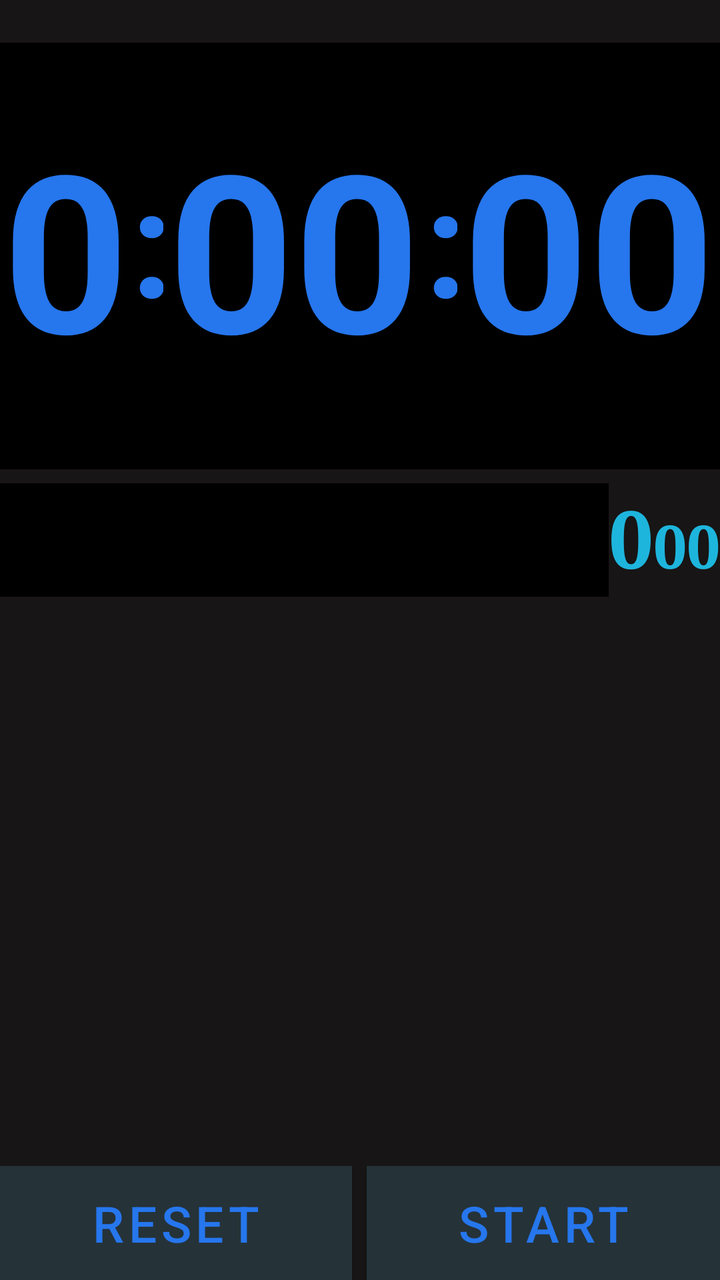
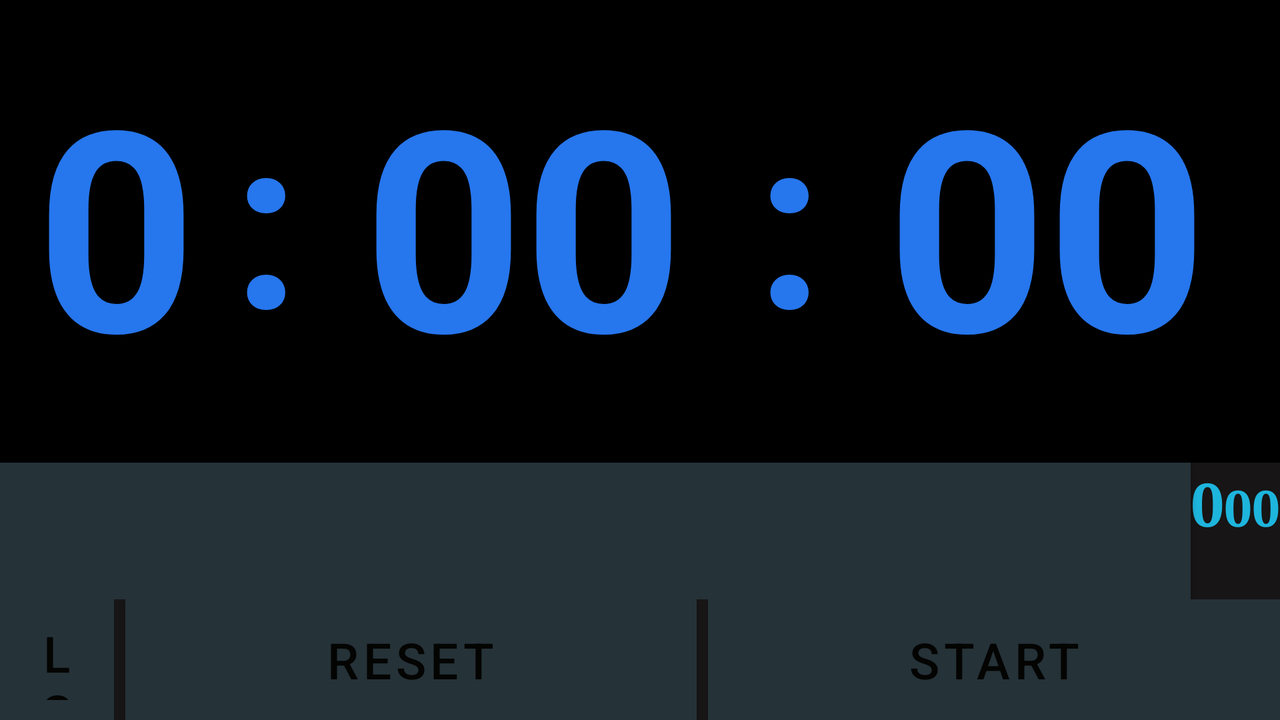

Compare how this app lays out the same screen by default and in its alternative resource folder. The renders come first, then the two layout files and the values they reference.
<!-- AndroidManifest.xml: application theme AppTheme -->
<!-- res/layout/stopwatch_fragment.xml -->
<?xml version="1.0" encoding="utf-8"?>
<layout xmlns:android="http://schemas.android.com/apk/res/android"
    xmlns:app="http://schemas.android.com/apk/res-auto"
    xmlns:tools="http://schemas.android.com/tools">

    <LinearLayout

        android:layout_width="fill_parent"
        android:layout_height="fill_parent"
        android:background="@color/Dbg"
        android:orientation="vertical">

        <TextView
            android:layout_width="match_parent"
            android:layout_height="0dp"
            android:layout_weight="3" />

        <LinearLayout
            android:id="@+id/theme2darklinearlayout"
            android:layout_width="fill_parent"
            android:layout_height="0dp"
            android:layout_weight="30"
            android:background="@color/Dml"
            android:orientation="horizontal">

            <TextView
                android:id="@+id/hours"
                android:layout_width="0dp"
                android:layout_height="match_parent"
                android:layout_weight="4"
                android:gravity="center"
                android:paddingBottom="9dp"
                android:text="0"
                android:textAppearance="?android:attr/textAppearanceLarge"
                android:textColor="@color/Dmt"
                android:textSize="@dimen/maintextsz"
                android:textStyle="bold"
                android:typeface="sans" />

            <TextView
                android:id="@+id/theme2darkdot1"
                android:layout_width="0dp"
                android:layout_height="match_parent"
                android:layout_weight="1"
                android:gravity="left|center_vertical"
                android:paddingBottom="17dp"
                android:text=":"
                android:textAppearance="?android:attr/textAppearanceLarge"
                android:textColor="@color/Dmt"
                android:textSize="@dimen/dot"
                android:textStyle="bold"
                android:typeface="sans" />

            <TextView
                android:id="@+id/min_tens"
                android:layout_width="0dp"
                android:layout_height="match_parent"
                android:layout_weight="4"
                android:gravity="right|center_vertical"
                android:paddingBottom="9dp"
                android:text="0"
                android:textAppearance="?android:attr/textAppearanceLarge"
                android:textColor="@color/Dmt"
                android:textSize="@dimen/maintextsz"
                android:textStyle="bold"
                android:typeface="sans" />

            <TextView
                android:id="@+id/min_unit"
                android:layout_width="0dp"
                android:layout_height="match_parent"
                android:layout_weight="4"
                android:gravity="left|center_vertical"
                android:paddingBottom="9dp"
                android:text="0"
                android:textAppearance="?android:attr/textAppearanceLarge"
                android:textColor="@color/Dmt"
                android:textSize="@dimen/maintextsz"
                android:textStyle="normal|bold"
                android:typeface="sans" />

            <TextView
                android:id="@+id/theme2darkdot2"
                android:layout_width="0dp"
                android:layout_height="match_parent"
                android:layout_weight="1"
                android:gravity="left|center_vertical"
                android:paddingBottom="17dp"
                android:text=":"
                android:textAppearance="?android:attr/textAppearanceLarge"
                android:textColor="@color/Dmt"
                android:textSize="@dimen/dot"
                android:textStyle="bold"
                android:typeface="sans" />

            <TextView
                android:id="@+id/sec_tens"
                android:layout_width="0dp"
                android:layout_height="match_parent"
                android:layout_weight="4"
                android:gravity="right|center_vertical"
                android:paddingBottom="9dp"
                android:text="0"
                android:textAppearance="?android:attr/textAppearanceLarge"
                android:textColor="@color/Dmt"
                android:textSize="@dimen/maintextsz"
                android:textStyle="bold"
                android:typeface="sans" />

            <TextView
                android:id="@+id/sec_unit"
                android:layout_width="0dp"
                android:layout_height="match_parent"
                android:layout_weight="4"
                android:gravity="left|center_vertical"
                android:paddingBottom="9dp"
                android:text="0"
                android:textAppearance="?android:attr/textAppearanceLarge"
                android:textColor="@color/Dmt"
                android:textSize="@dimen/maintextsz"
                android:textStyle="normal|bold"
                android:typeface="sans" />

        </LinearLayout>

        <TextView
            android:id="@+id/textView6"
            android:layout_width="match_parent"
            android:layout_height="0dp"
            android:layout_weight="1" />

        <LinearLayout
            android:layout_width="fill_parent"
            android:layout_height="0dp"
            android:layout_weight="8"
            android:orientation="horizontal"
            android:gravity="end"
            android:id="@+id/llmicronano">
            <TextView
                android:layout_width="0dp"
                android:layout_height="match_parent"
                android:id="@+id/lastlap"
                android:layout_weight="1"
                android:gravity="center"
                android:textColor="@color/Lightlapv"
                android:layout_gravity="center_vertical"
                android:background="@color/Dml"
                android:textSize="@dimen/nanosec"
                android:textAppearance="?android:attr/textAppearanceLarge"
                android:typeface="sans"
                android:textStyle="bold" />
            <TextView
                android:id="@+id/microsec"
                android:text="0"
                android:layout_width="wrap_content"
                android:layout_height="wrap_content"
                android:textColor="#1EB5DD"
                android:typeface="serif"
                android:textSize="@dimen/microsec"
                android:textStyle="bold"/>

            <TextView
                android:id="@+id/nanosec"
                android:layout_height="wrap_content"
                android:layout_width="wrap_content"
                android:text="00"
                android:textAppearance="?android:attr/textAppearanceLarge"
                android:textColor="#1EB5DD"
                android:textSize="@dimen/nanosec"
                android:typeface="serif"
                android:textStyle="bold" />

        </LinearLayout>

        <androidx.recyclerview.widget.RecyclerView
            android:id="@+id/laps_recycler_view"
            android:layout_width="match_parent"
            android:layout_height="0dp"
            android:layout_weight="40"
            android:dividerHeight="0dp"
            tools:listitem="@layout/stopwatch_lap_item"
            app:layoutManager="androidx.recyclerview.widget.LinearLayoutManager"/>

        <LinearLayout
            android:id="@+id/ll_buttons"
            android:layout_width="fill_parent"
            android:layout_height="0dp"
            android:layout_weight="8"
            android:orientation="horizontal">

            <Button
                android:id="@+id/lap_reset_button"
                android:layout_width="0dp"
                android:layout_height="match_parent"
                android:layout_weight="24"
                android:background="@color/DBut"
                android:text="RESET"
                android:textColor="@color/Dmt"
                android:textSize="@dimen/buttontext" />


            <TextView
                android:id="@+id/textView"
                android:layout_width="0dp"
                android:layout_height="match_parent"
                android:layout_weight="1" />

            <Button
                android:id="@+id/start_pause_button"
                android:layout_width="0dp"
                android:layout_height="match_parent"
                android:layout_weight="24"
                android:background="@color/DBut"
                android:text="START"
                android:textColor="@color/Dmt"
                android:textSize="@dimen/buttontext" />

        </LinearLayout>

    </LinearLayout>

</layout>
<!-- resources referenced by this layout -->
<resources>
  <color name="DBut">#41403e</color>
  <color name="Dbg">#171515</color>
  <color name="Dml">#000000</color>
  <color name="Dmt">#2676ED</color>
  <color name="Lightlapv">#1C86EE</color>
  <!-- from res/values-sw340dp/ -->
  <dimen name="buttontext">25sp</dimen>
  <!-- from res/values-sw340dp/ -->
  <dimen name="dot">75sp</dimen>
  <!-- from res/values-sw340dp/ -->
  <dimen name="maintextsz">110sp</dimen>
  <!-- from res/values-sw340dp/ -->
  <dimen name="microsec">40sp</dimen>
  <!-- from res/values-sw340dp/ -->
  <dimen name="nanosec">30sp</dimen>
  <style name="AppTheme" parent="Theme.MaterialComponents.DayNight.DarkActionBar">
          <item name="colorPrimary">#253238</item>
          <item name="colorPrimaryDark">#253238</item>
  	</style>
</resources>
<!-- res/layout-land/stopwatch_fragment.xml (the repository's variant of the layout above) -->
<!-- drawn on the phone turned sideways -->
<?xml version="1.0" encoding="utf-8"?>
<LinearLayout
	xmlns:android="http://schemas.android.com/apk/res/android"
	android:layout_width="fill_parent"
	android:layout_height="fill_parent"
	android:orientation="vertical"
	android:background="@color/Dbg">

	<LinearLayout
		android:id="@+id/theme2darklinearlayout"
		android:layout_width="fill_parent"
		android:layout_height="0dp"
		android:layout_weight="27"
		android:orientation="horizontal"
		android:background="@color/Dml"
		android:layout_gravity="center">

		<TextView
			android:id="@+id/hours"
			android:layout_height="match_parent"
			android:layout_width="0dp"
			android:layout_weight="4"
			android:text="0"
			android:textAppearance="?android:attr/textAppearanceLarge"
			android:textSize="@dimen/Lmaintextsz"
			android:gravity="center"
			android:textColor="@color/Dmt"
			android:typeface="sans"
			android:paddingBottom="9dp"
			android:textStyle="bold" />

		<TextView
			android:id="@+id/theme2darkdot1"
			android:layout_height="match_parent"
			android:layout_width="0dp"
			android:layout_weight="1"
			android:text=":"
			android:textAppearance="?android:attr/textAppearanceLarge"
			android:textSize="@dimen/Ldot"
			android:gravity="left|center_vertical"
			android:textColor="@color/Dmt"
			android:typeface="sans"
			android:textStyle="bold"
			android:paddingBottom="17dp"/>

		<TextView
			android:id="@+id/min_tens"
			android:layout_height="match_parent"
			android:layout_width="0dp"
			android:layout_weight="4"
			android:text="0"
			android:textAppearance="?android:attr/textAppearanceLarge"
			android:textSize="@dimen/Lmaintextsz"
			android:gravity="right|center_vertical"
			android:textColor="@color/Dmt"
			android:typeface="sans"
			android:paddingBottom="9dp"
			android:textStyle="bold" />

		<TextView
			android:id="@+id/min_unit"
			android:layout_height="match_parent"
			android:layout_width="0dp"
			android:layout_weight="4"
			android:text="0"
			android:textAppearance="?android:attr/textAppearanceLarge"
			android:textSize="@dimen/Lmaintextsz"
			android:gravity="left|center_vertical"
			android:textColor="@color/Dmt"
			android:typeface="sans"
			android:paddingBottom="9dp"
			android:textStyle="normal|bold" />

		<TextView
			android:id="@+id/theme2darkdot2"
			android:layout_height="match_parent"
			android:layout_width="0dp"
			android:layout_weight="1"
			android:text=":"
			android:textAppearance="?android:attr/textAppearanceLarge"
			android:textSize="@dimen/Ldot"
			android:gravity="left|center_vertical"
			android:textColor="@color/Dmt"
			android:typeface="sans"
			android:textStyle="bold"
			android:paddingBottom="17dp"/>

		<TextView
			android:id="@+id/sec_tens"
			android:layout_height="match_parent"
			android:layout_width="0dp"
			android:layout_weight="4"
			android:text="0"
			android:textAppearance="?android:attr/textAppearanceLarge"
			android:textSize="@dimen/Lmaintextsz"
			android:gravity="right|center_vertical"
			android:textColor="@color/Dmt"
			android:typeface="sans"
			android:paddingBottom="9dp"
			android:textStyle="bold" />

		<TextView
			android:id="@+id/sec_unit"
			android:layout_height="match_parent"
			android:layout_width="0dp"
			android:layout_weight="4"
			android:text="0"
			android:textAppearance="?android:attr/textAppearanceLarge"
			android:textSize="@dimen/Lmaintextsz"
			android:gravity="left|center_vertical"
			android:textColor="@color/Dmt"
			android:typeface="sans"
			android:paddingBottom="9dp"
			android:textStyle="normal|bold" />

	</LinearLayout>

	<LinearLayout
		android:layout_width="fill_parent"
		android:layout_height="0dp"
		android:layout_weight="8"
		android:orientation="horizontal"
		android:id="@+id/llmicronano"
		android:gravity="end">

		<Button
			android:layout_width="0dp"
			android:layout_height="match_parent"
			android:id="@+id/last_lap_view"
			android:layout_weight="1"
			android:gravity="center"
			android:textColor="@color/Lightlapv"
			android:layout_gravity="center_vertical"
			android:background="@color/Dml"
			android:textSize="@dimen/Lnanosec"
			android:textAppearance="?android:attr/textAppearanceLarge"
			android:typeface="sans"
			android:textStyle="bold" />

		<TextView
			android:id="@+id/microsec"
			android:text="0"
			android:layout_width="wrap_content"
			android:layout_height="match_parent"
			android:textColor="#1EB5DD"
			android:typeface="serif"
			android:textSize="@dimen/Lmicrosec"
			android:textStyle="bold"/>

		<TextView
			android:id="@+id/nanosec"
			android:layout_height="wrap_content"
			android:layout_width="wrap_content"
			android:text="00"
			android:textAppearance="?android:attr/textAppearanceLarge"
			android:textColor="#1EB5DD"
			android:textSize="@dimen/Lnanosec"
			android:typeface="serif"
			android:textStyle="bold" />

	</LinearLayout>

	<LinearLayout
		android:id="@+id/ll_buttons"
		android:layout_height="0dp"
		android:layout_width="fill_parent"
		android:layout_weight="7"
		android:orientation="horizontal">


		<Button
			android:layout_height="match_parent"
			android:layout_width="0dp"
			android:layout_weight="10"
			android:text="LS"
			android:background="@color/DBut"
			android:textColor="@color/Dbuttxt"
			android:textSize="@dimen/Lbuttontext"
			android:onClick="ls" />

		<TextView
			android:layout_height="match_parent"
            android:layout_weight="1"
			android:layout_width="wrap_content" />

		<Button
			android:textColor="@color/Dbuttxt"
			android:id="@+id/lap_reset_button"
			android:layout_weight="50"
			android:layout_width="0dp"
			android:layout_height="match_parent"
			android:text="RESET"
			android:background="@color/DBut"
			android:onClick="resetclick"
			android:textSize="@dimen/Lbuttontext"/>

		<TextView
			android:layout_width="0dp"
			android:layout_height="match_parent"
			android:id="@+id/textView3"
			android:layout_weight="1" />

		<Button
			android:textColor="@color/Dbuttxt"
			android:id="@+id/start_pause_button"
			android:layout_weight="50"
			android:layout_width="0dp"
			android:layout_height="match_parent"
			android:text="START"
			android:onClick="startclick"
			android:textSize="@dimen/Lbuttontext"
			android:background="@color/DBut"/>

	</LinearLayout>

</LinearLayout>
<!-- resources referenced by the variant -->
<!-- as the phone turned sideways resolves them -->
<resources>
  <color name="DBut">#41403e</color>
  <color name="Dbg">#171515</color>
  <color name="Dbuttxt">#040402</color>
  <color name="Dml">#000000</color>
  <color name="Dmt">#2676ED</color>
  <color name="Lightlapv">#1C86EE</color>
  <!-- from res/values-sw340dp/ -->
  <dimen name="Lbuttontext">25sp</dimen>
  <!-- from res/values-sw340dp/ -->
  <dimen name="Ldot">120sp</dimen>
  <!-- from res/values-sw340dp/ -->
  <dimen name="Lmaintextsz">140sp</dimen>
  <!-- from res/values-sw340dp/ -->
  <dimen name="Lmicrosec">30sp</dimen>
  <!-- from res/values-sw340dp/ -->
  <dimen name="Lnanosec">25sp</dimen>
  <style name="AppTheme" parent="Theme.MaterialComponents.DayNight.DarkActionBar">
          <item name="colorPrimary">#253238</item>
          <item name="colorPrimaryDark">#253238</item>
  	</style>
</resources>
